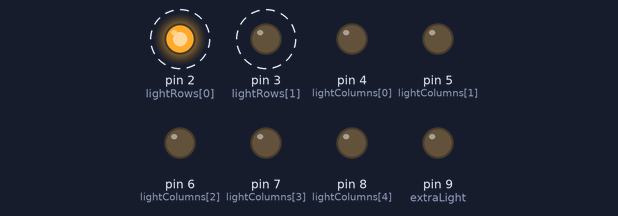
A sketch run on a simulated Arduino Uno, built with avr-gcc and run on an emulated ATmega328P. Parts: output pins drawn as LEDs (lit = HIGH). Dashed ring = blinking.

Above: at 0.15 s.
At 40.2 s:
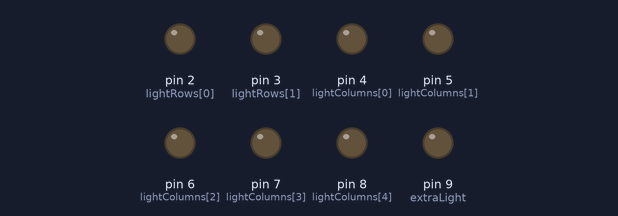
Timing chart, 0 to 40.5 s (numbered marks = the images above):
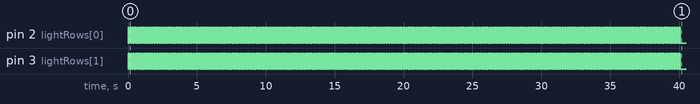

Measured:
- by itself, pin 2 (lightRows[0]), pin 3 (lightRows[1]): alternates HIGH for 0.01 s and LOW for 0.01 s

The sketch:

BinaryClock.ino
```cpp
// Bitmask to convert decimal time to binary
const byte hourTime[] = {0b10000, 0b01000, 0b00100, 0b00010, 0b00001};
const byte minuteTime[] = {0b100000, 0b010000, 0b001000, 0b000100, 0b000010, 0b000001};

// LEDs
const unsigned int lightRows[] = {2, 3};
const unsigned int lightColumns[] = {4, 5, 6, 7, 8};
const unsigned int extraLight = 9;

// Need RTC to finish
int timeHrs = NULL; // TODO
int timeMinutes = NULL; // TODO
// Delay between row cycles (milliseconds)
int timeDelay_ms = 10;

void setup() {
  // Sets all LED pins to OUTPUT mode and LOW
  for (byte i = 0; i < sizeof(lightRows) / sizeof(lightRows[0]); i++) {
    pinMode(lightRows[i], OUTPUT);
    digitalWrite(lightRows[i], LOW);
  }
  for (byte i = 0; i < sizeof(lightColumns) / sizeof(lightColumns[0]); i++) {
    pinMode(lightColumns[i], OUTPUT);
    digitalWrite(lightColumns[i], LOW);
  }
  pinMode(extraLight, OUTPUT);
  digitalWrite(extraLight, LOW);
}

void loop() {
  // Top row LEDs activation
  digitalWrite(lightRows[0], HIGH);
  digitalWrite(lightRows[1], LOW);

  for (byte i = 0; i < sizeof(lightColumns) / sizeof(lightColumns[0]); i++) {
    if (timeHrs & hourTime[i] > 0) {
      digitalWrite(lightColumns[i], HIGH);
    }
  }

  delay(timeDelay_ms);

  // Top row LEDs reset
  for (byte i = 0; i < sizeof(lightColumns) / sizeof(lightColumns[0]); i++) {
    digitalWrite(lightColumns[i], LOW);
  }


  // Bottom row LED activation
  digitalWrite(lightRows[0], LOW);
  digitalWrite(lightRows[1], HIGH);

  for (byte i = 0; i < sizeof(lightRows) / sizeof(lightRows[0]); i++) {
    if (timeMinutes & minuteTime[i] > 0) {
      digitalWrite(lightRows[i], HIGH);
    }
  }
  if (timeMinutes & minuteTime[6] > 0) {
    digitalWrite(extraLight, HIGH);
  }

  delay(timeDelay_ms);

  // Bottom row LED reset
  for (byte i = 0; i < sizeof(lightRows) / sizeof(lightRows[0]); i++) {
    digitalWrite(lightRows[i], LOW);
  }
  digitalWrite(extraLight, LOW);
}
```
